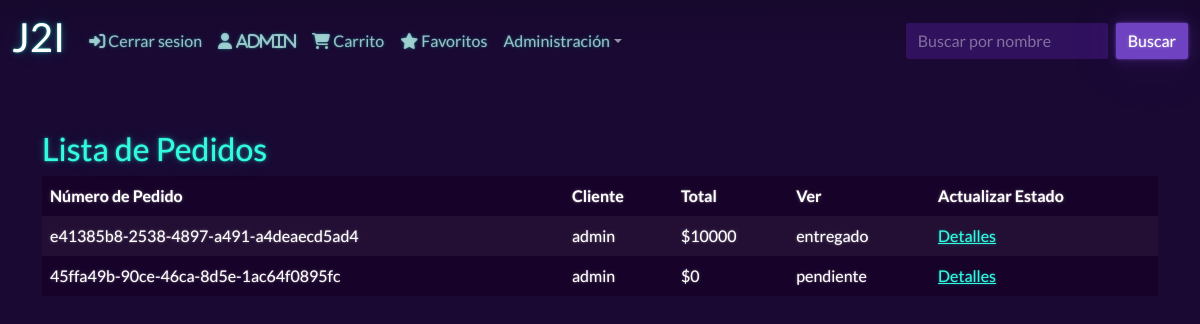
Page /historial_compra/ (signed in) on the earlier database version.
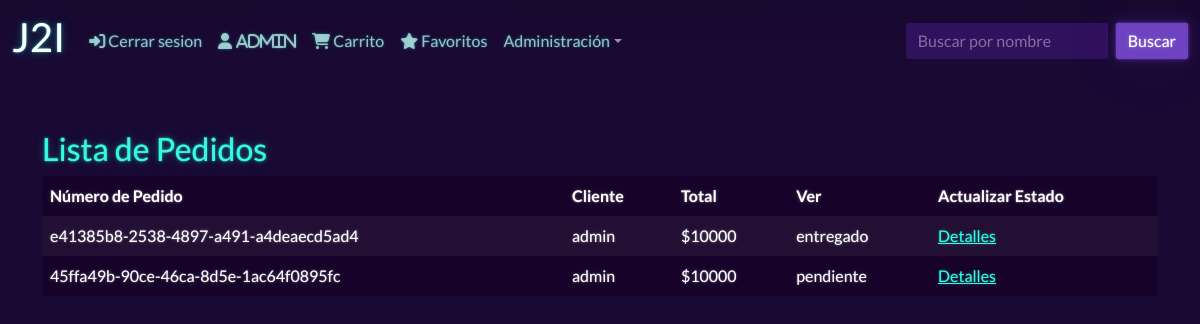
Same page on the later database version.
### app/models.py (models this page shows, shortened)
class Boleta (models.Model):
    ESTADOS_BOLETA = [
        ('pendiente', 'Pendiente'),
        ('enviado', 'Enviado'),
        ('entregado', 'Entregado'),
        ('cancelado', 'Cancelado')
    ]
    id = models.UUIDField(primary_key=True, default=uuid.uuid4, editable=False)
    fechaVenta = models.DateTimeField(auto_now_add=True)
    cliente = models.ForeignKey(User,on_delete=models.CASCADE)
    completada = models.BooleanField(default=False)
    estado = models.CharField(max_length=20, choices=ESTADOS_BOLETA, default='pendiente')
    @property
    def get_total(self):
        detalle = self.detalle_boleta_set.all()
        total = sum([item.producto.valor * item.cantidad_productos for item in detalle])
        return total

class Detalle_boleta (models.Model):
    producto = models.ForeignKey(Producto, on_delete=models.CASCADE)
    boleta = models.ForeignKey(Boleta, on_delete=models.CASCADE)
    cantidad_productos = models.IntegerField(default=0)

class Producto(models.Model):
    id=models.IntegerField( primary_key=True ,default=uuid.uuid4, null=False)
    nombre_p = models.CharField( max_length=50,null=False)
    desc = models.CharField( max_length=500,default = 'Sin descripcion',null=False)
    imagen = models.ImageField("Imagen", upload_to='add_producto', null=True)
    valor = models.IntegerField(null=False)

### app/views.py (the view)
# urls.py: path('historial_compra/', historial_compra, name='historial_compra'),
def historial_compra(request):
    boletas = Boleta.objects.filter(cliente=request.user)
    data = {
        'boletas': boletas
    }
    return render(request, 'app/historial_compra.html', data)

### app/templates/app/historial_compra.html
{% extends "app/base.html" %}
{% load static %}
{% block contenido %}
<div class="container mt-5 content" id="admin-contenido">
  <h2 class="mt-5 titulo-blanco">Lista de Pedidos</h2>
  <table class="table table-dark table-striped">
      <thead>
          <tr>
              <th class="subtitulo-blanco">Número de Pedido</th>
              <th class="subtitulo-blanco">Cliente</th>
              <th class="subtitulo-blanco">Total</th>
              <th class="subtitulo-blanco">Ver</th>
              <th class="subtitulo-blanco">Actualizar Estado</th>
          </tr>
      </thead>
      <tbody>
          {% for boleta in boletas %}
          <tr>
              <td>{{ boleta.id }}</td>
              <td>{{ boleta.cliente }}</td>
              <td>${{ boleta.get_total }}</td>
              <td>{{ boleta.estado }}</td>
              <td><a href="{% url 'detalle_boleta' boleta.id %}">Detalles</a></td>
          </tr>
          {% endfor %}
      </tbody>
  </table>
</div>
{% endblock contenido %}

Differences in the rows shown:
changed Boleta "45ffa49b-90ce-46ca-8d5e-1ac64f0895fc": get_total "0" → "10000"
